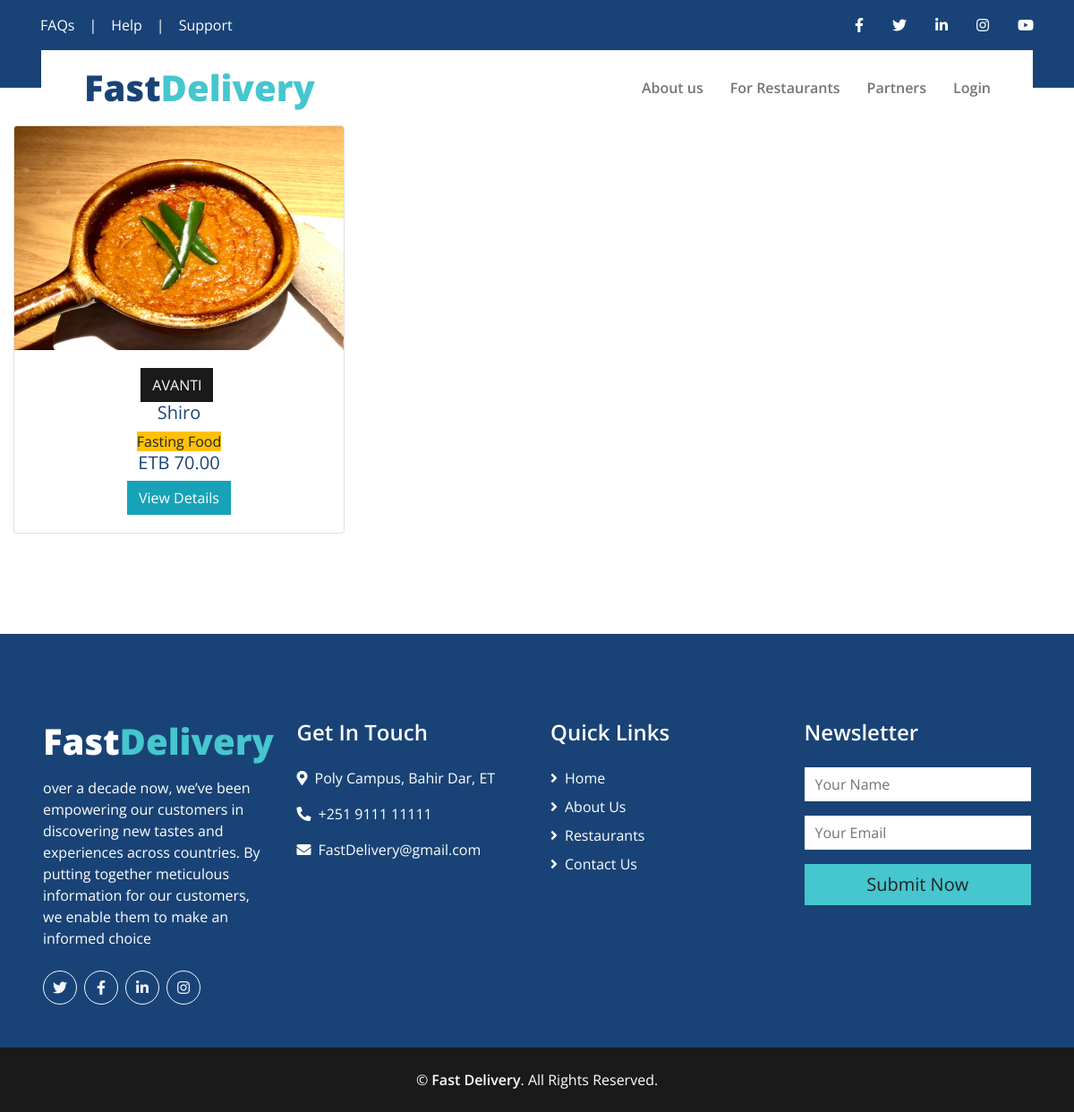
The app's page /Fasting Food/, older data.
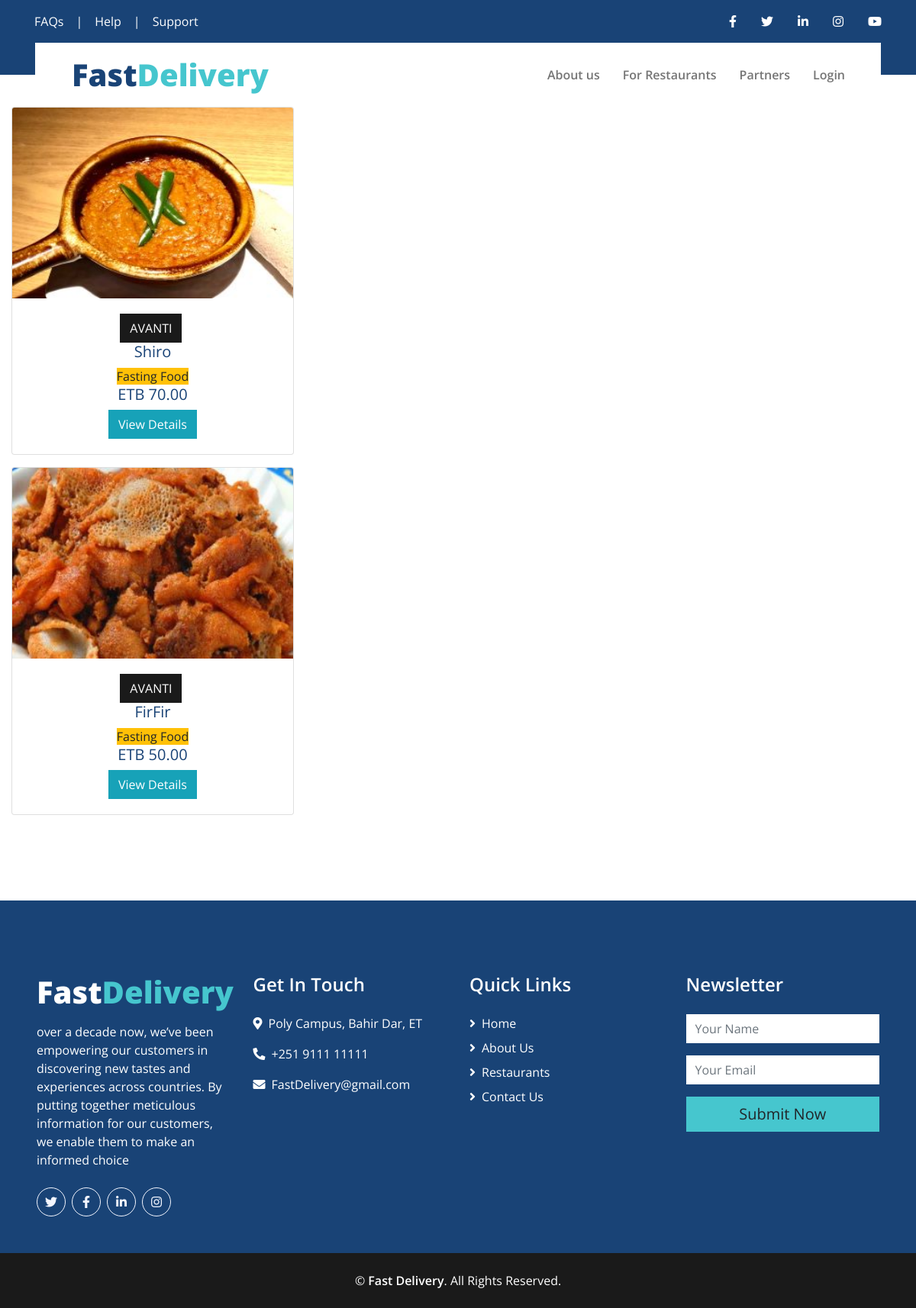
The same page, newer data.
### blog/models.py (models this page shows, shortened)
class Post(models.Model):
    LABELS = (
        ('Best Selling Foods', 'Best Selling Foods'),
        ('New Food', 'New Food'),
        ('Spicy Foods', 'Spicy Foods'),
        ('Cultural Food', 'Cultural Food'),
        ('Fasting Food', 'Fasting Food'),
    )
    title = models.CharField(max_length=100,help_text='Enter the name of the food')
    content = models.TextField()
    date_posted = models.DateTimeField(default=timezone.now)
    author = models.ForeignKey(User, on_delete=models.CASCADE)
    slug = models.SlugField(default="foods")
    labels = models.CharField(max_length=25, default='New Food',choices=LABELS, blank=True)
    pieces = models.PositiveIntegerField(default=1)
    price = models.DecimalField(max_digits=10,decimal_places=2,default=0.00)
    image = models.ImageField(default='default.jpg', upload_to='images/')
    image2 = models.ImageField(default='default.jpg', upload_to='images/')

### blog/views.py (the view)
# urls.py: path('Fasting Food/',views.get_fasting_foods,name='fasting'),
def get_fasting_foods(request):
    fasting=Post.objects.filter(labels='Fasting Food')
    context={
        'fasting':fasting
    }
    return render(request,'blog/labels.html',context)

### blog/templates/blog/labels.html (shortened to what this page needs)
{%extends 'blog/layout.html'%}
{%block content%}
{% for fasting in fasting %}
<div class="col-sm-4">
    <div class="card mb-3" style="height: fit-content; overflow: auto;">
      <img src="{{ fasting.image.url }}" style="height: 250px;">
        <div class="card-body text-center">
          <a class="btn btn-dark" href="{% url 'user-posts' fasting.author.username %}">{{ fasting.author|upper|cut:'1'|cut:'.' }}</a>
          <h5 class="text-center">{{ fasting.title }}</h5>
          <span  class="btn-warning">{{ fasting.labels }}</span>
          <h5 class="text-center">ETB {{ fasting.price|floatformat:2 }}</h5>
          <a href="{% url 'post-detail' fasting.id %}" class="btn btn-info">View Details</a>
        </div>
    </div>
</div>
{% endfor %}
{%endblock%}

Row changes from the older to the newer data that the page shows:
changed Post "Shiro": image: a different picture
added Post: image (picture), author "AVANTI", title "FirFir", labels "Fasting Food", price "50.00"
